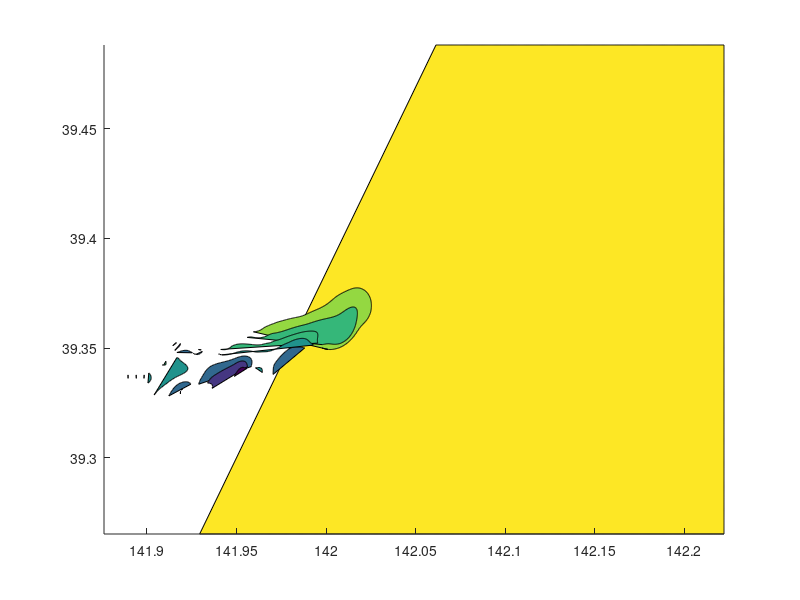

Reproduce this figure in MATLAB. (Note: this script raises an error after producing the figure.)
clc; clear all; close all;

nx=300;
ny=250;
load('dataset_grid_ocean.mat')
load('dataset_SSS.mat')

%colormap
mcmap=[0.2422    0.1504    0.2
    0.2422    0.1504    0.6603
    0.2810    0.3228    0.9579
    0.1786    0.5289    0.9682
    0.2161    0.7843    0.5923
    0.6720    0.7793    0.2227
    0.9970    0.7659    0.2199
    0.9769    0.9839    0.0805];

%contour grid mismatch adjustment
lon_sub=XLON_O;
lat_sub=XLAT_O;
lon_high_1d=linspace(min(min(lon_sub)),max(max(lon_sub)),nx*4);
lat_high_1d=linspace(min(min(lat_sub)),max(max(lat_sub)),ny*4);
[lon_high,lat_high]=meshgrid(lon_high_1d,lat_high_1d);

Mtop2d_land=double(isnan(Mtop2d));

Mtop2d_high=interp2(lon_sub,lat_sub,Mtop2d_land,lon_high,lat_high);
Mtop2d_high(Mtop2d_high==0)=nan;
Mtop2d_high(1:ny*4-1,1:nx*4)=Mtop2d_high(1:ny*4-1,1:nx*4)+Mtop2d_high(2:ny*4,1:nx*4);
Mtop2d_high(2:ny*4,1:nx*4)=Mtop2d_high(1:ny*4-1,1:nx*4)+Mtop2d_high(2:ny*4,1:nx*4);
Mtop2d_high(1:ny*4,1:nx*4-1)=Mtop2d_high(1:ny*4,1:nx*4-1)+Mtop2d_high(1:ny*4,2:nx*4);
Mtop2d_high(1:ny*4,2:nx*4)=Mtop2d_high(1:ny*4,1:nx*4-1)+Mtop2d_high(1:ny*4,2:nx*4);


SSS_high_140830_U=interp2(lon_sub,lat_sub,SSS_140830_U',lon_high,lat_high);
SSS_high_140230_U=interp2(lon_sub,lat_sub,SSS_140230_U',lon_high,lat_high);
SSS_high_140830_H=interp2(lon_sub,lat_sub,SSS_140830_H',lon_high,lat_high);
SSS_high_140230_H=interp2(lon_sub,lat_sub,SSS_140230_H',lon_high,lat_high);
SSS_high_140830_ERA5=interp2(lon_sub,lat_sub,SSS_140830_ERA5',lon_high,lat_high);

%figures code

figure(1)
%Fig.7a
SSS_high_140830_H(SSS_high_140830_H<29.5)=29.5;
contourf(lon_high,lat_high,SSS_high_140830_H,linspace(29.5,33,8),'color',[0.4 0.4 0.4])
hold on
colormap(mcmap)
caxis([29.5,33.5])
axis([141.88, 142.01,39.32, 39.38])
mesh(lon_high,lat_high,Mtop2d_high,'edgecolor','none','facecolor','[0.5 0.5 0.5]')
colorbar('fontsize',50)
axis([141.885, 141.985,39.322, 39.368])
daspect([1.3 1 1])
xticks([141.9 141.95 142])
xticklabels({'141.9','141.95','142'})
yticks([39.35])
yticklabels({'39.35'})
grid on
ax = gca;
ax.FontSize = 40;
lon0 = 141.97;
lat0 = 39.362;
dlon_1km = 1 / (111.32 * cosd(lat0));
plot([lon0, lon0 + dlon_1km],[lat0, lat0],'m','linewidth',5);

figure(2)
%Fig.7b
SSS_high_140830_U(SSS_high_140830_U<29.5)=29.5;
contourf(lon_high,lat_high,SSS_high_140830_U,linspace(29.5,33,8),'color',[0.4 0.4 0.4])
hold on
colormap(mcmap)
caxis([29.5,33.5])
axis([141.88, 142.01,39.32, 39.38])
mesh(lon_high,lat_high,Mtop2d_high,'edgecolor','none','facecolor','[0.5 0.5 0.5]')
colorbar('fontsize',50)
axis([141.885, 141.985,39.322, 39.368])
daspect([1.3 1 1])
xticks([141.9 141.95 142])
xticklabels({'141.9','141.95','142'})
yticks([39.35])
yticklabels({'39.35'})
grid on
ax = gca;
ax.FontSize = 40;

figure(3)
%Fig.7c
SSS_high_140230_H(SSS_high_140230_H<29.5)=29.5;
contourf(lon_high,lat_high,SSS_high_140230_H,linspace(29.5,33,8),'color',[0.4 0.4 0.4])
hold on
colormap(mcmap)
caxis([29.5,33.5])
axis([141.88, 142.01,39.32, 39.38])
mesh(lon_high,lat_high,Mtop2d_high,'edgecolor','none','facecolor','[0.5 0.5 0.5]')
colorbar('fontsize',50)
axis([141.885, 141.985,39.322, 39.368])
daspect([1.3 1 1])
xticks([141.9 141.95 142])
xticklabels({'141.9','141.95','142'})
yticks([39.35])
yticklabels({'39.35'})
grid on
ax = gca;
ax.FontSize = 40;

figure(4)
%Fig.7d
SSS_high_140230_U(SSS_high_140230_U<29.5)=29.5;
contourf(lon_high,lat_high,SSS_high_140230_U,linspace(29.5,33,8),'color',[0.4 0.4 0.4])
hold on
colormap(mcmap)
caxis([29.5,33.5])
axis([141.88, 142.01,39.32, 39.38])
mesh(lon_high,lat_high,Mtop2d_high,'edgecolor','none','facecolor','[0.5 0.5 0.5]')
colorbar('fontsize',50)
axis([141.885, 141.985,39.322, 39.368])
daspect([1.3 1 1])
xticks([141.9 141.95 142])
xticklabels({'141.9','141.95','142'})
yticks([39.35])
yticklabels({'39.35'})
grid on
ax = gca;
ax.FontSize = 40;


%
